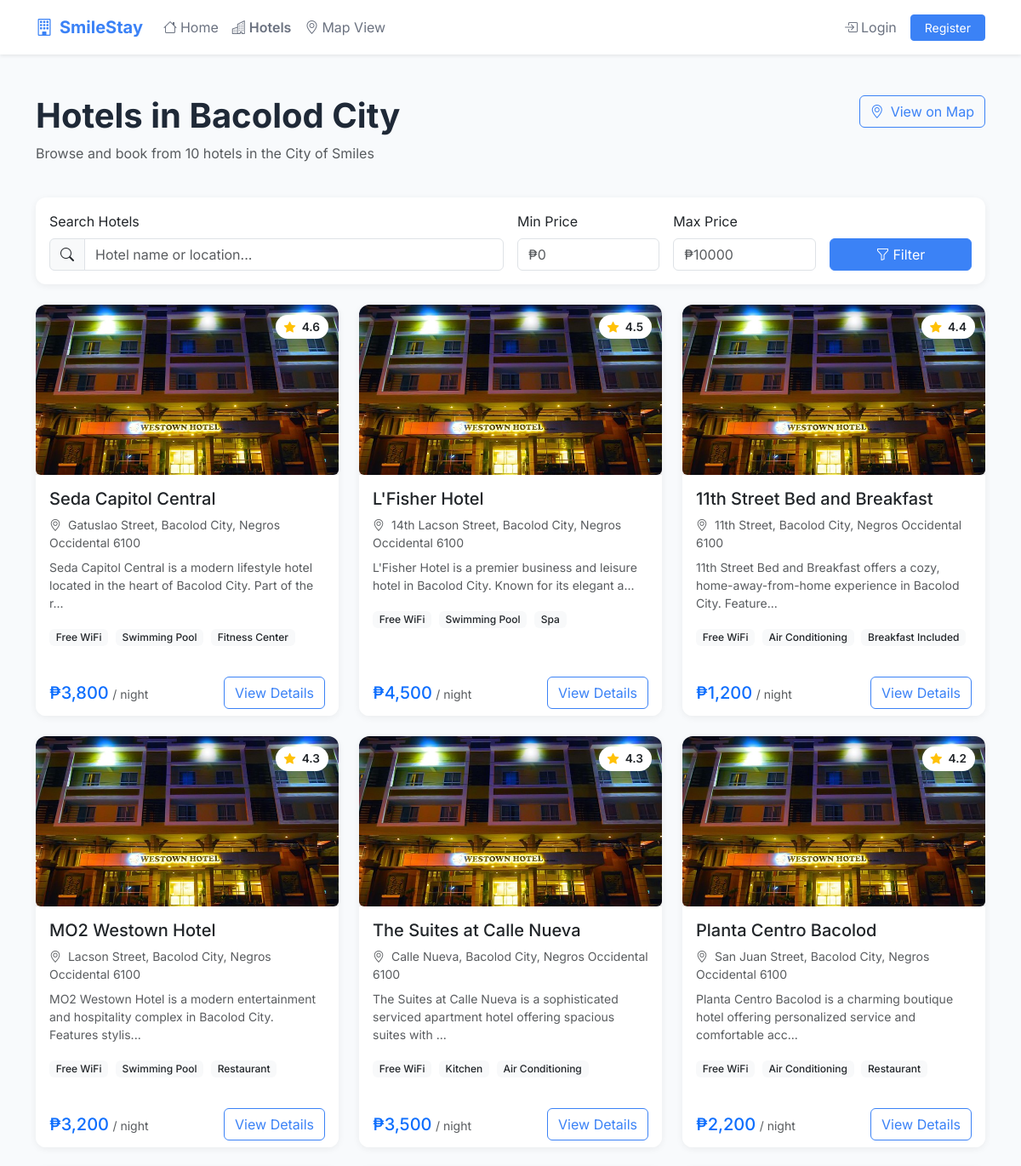
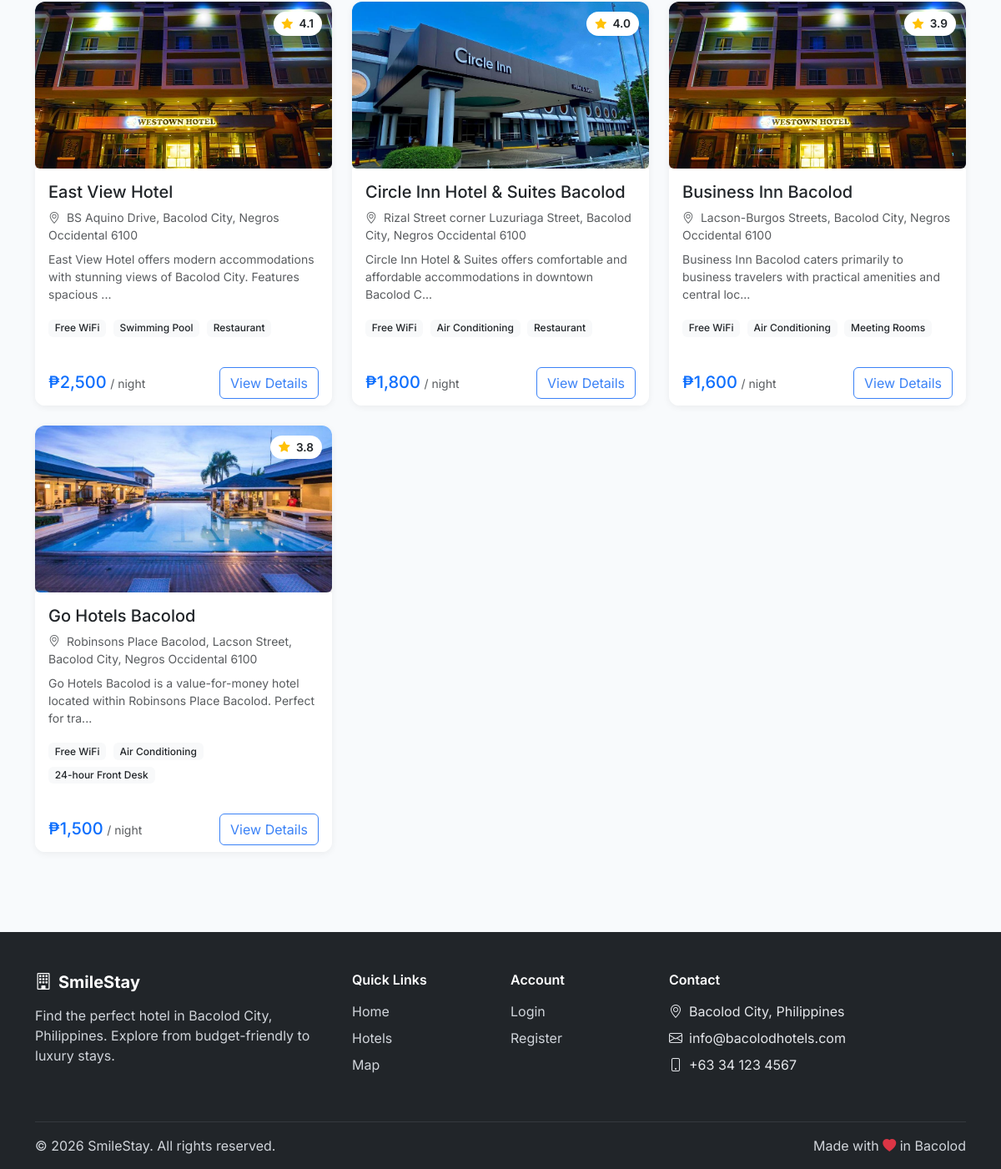
Screenshot of /hotels with the database file from the repository (2 pictures, top to bottom).
### tables this page shows
CREATE TABLE IF NOT EXISTS hotels (
id INT AUTO_INCREMENT PRIMARY KEY,
hotel_name VARCHAR(150) NOT NULL,
location VARCHAR(255) NOT NULL,
latitude DECIMAL(10, 8) NOT NULL,
longitude DECIMAL(11, 8) NOT NULL,
description TEXT,
price_per_night DECIMAL(10, 2) NOT NULL,
image VARCHAR(255) DEFAULT 'default_hotel.jpg',
amenities TEXT,
rating DECIMAL(2, 1) DEFAULT 0,
status ENUM('active', 'inactive') DEFAULT 'active',
created_at TIMESTAMP DEFAULT CURRENT_TIMESTAMP,
updated_at TIMESTAMP DEFAULT CURRENT_TIMESTAMP ON UPDATE
CURRENT_TIMESTAMP
);

### app/controllers/HotelController.php (called while the page is built, shortened)
<?php
class HotelController {
    private $hotelModel;
    public function __construct() {
        $this->hotelModel = new Hotel();
    }
    public function index() {
        $search = sanitize($_GET['search'] ?? '');
        $minPrice = $_GET['min_price'] ?? null;
        $maxPrice = $_GET['max_price'] ?? null;
        if (!empty($search)) {
            $hotels = $this->hotelModel->search($search);
        } elseif ($minPrice && $maxPrice) {
            $hotels = $this->hotelModel->getByPriceRange($minPrice, $maxPrice);
        } else {
            $hotels = $this->hotelModel->getAll();
        }
        include APP_PATH . '/views/hotels/index.php';
    }
}

### public/index.php (called while the page is built, shortened)
<?php
require_once dirname(__DIR__) . '/config/config.php';
require_once APP_PATH . '/models/User.php';
require_once APP_PATH . '/models/Hotel.php';
require_once BASE_PATH . '/routes/web.php';

### config/database.php (called while the page is built, shortened)
<?php
class Database {
private static $instance = null;
private $connection;
private function __construct() {
try {
$dsn = "mysql:host=" . DB_HOST . ";dbname=" . DB_NAME . ";charset=utf8mb4";
$options = [
PDO::ATTR_ERRMODE => PDO::ERRMODE_EXCEPTION,
PDO::ATTR_DEFAULT_FETCH_MODE => PDO::FETCH_ASSOC,
PDO::ATTR_EMULATE_PREPARES => false,
];
$this->connection = new PDO($dsn, DB_USER, DB_PASS, $options);
} catch (PDOException $e) {
die("Database Connection Failed: " . $e->getMessage());
}
}
public static function getInstance() {
if (self::$instance === null) {
self::$instance = new self();
}
return self::$instance;
}
public function getConnection() {
return $this->connection;
}
}

### app/models/Hotel.php (called while the page is built, shortened)
<?php
class Hotel {
    private $db;
    private $table = 'hotels';
    public function __construct() {
        $this->db = Database::getInstance()->getConnection();
    }
    private function getUploadedHotelImages(): array
    {
        static $files = null;
        if ($files !== null) {
            return $files;
        }
        $dir = PUBLIC_PATH . '/uploads/hotels/';
        $matched = glob($dir . '*.{jpg,jpeg,png,webp,gif}', GLOB_BRACE);
        $files = [];
        foreach ($matched ?: [] as $path) {
            $files[] = basename($path);
        }
        return $files;
    }
    private function normalizeKey(string $value): string
    {
        $value = strtolower($value);
        return preg_replace('/[^a-z0-9]+/', '', $value);
    }
    private function normalizeConsonants(string $value): string
    {
        $key = $this->normalizeKey($value);
        return preg_replace('/[aeiou]/', '', $key);
    }
    private function resolveImageFilename(?string $image, string $hotelName = ''): string
    {
        $fallback = 'westown.jpg';
        $value = trim((string) $image);
        $files = $this->getUploadedHotelImages();
        $value = str_replace('\\', '/', $value);
        $value = basename($value);
        $exact = $this->normalizeKey(pathinfo($value, PATHINFO_FILENAME));
        foreach ($files as $file) {
            $stem = pathinfo($file, PATHINFO_FILENAME);
        }
        $consonants = $this->normalizeConsonants(pathinfo($value, PATHINFO_FILENAME));
        foreach ($files as $file) {
            $stemConsonants = $this->normalizeConsonants(pathinfo($file, PATHINFO_FILENAME));
        }
        $best = null;
        $bestScore = PHP_INT_MAX;
        foreach ($files as $file) {
            $stem = $this->normalizeKey(pathinfo($file, PATHINFO_FILENAME));
            $score = levenshtein($exact, $stem);
            if ($score < $bestScore) {
                $bestScore = $score;
                $best = $file;
            }
        }
        if ($best !== null && $bestScore <= 3) {
            return $best;
        }
        if (in_array($fallback, $files, true)) {
            return $fallback;
        }
        return $files[0];
    }
    private function hydrateImageRow($row) {
        $row['image'] = $this->resolveImageFilename($row['image'] ?? '', (string) ($row['hotel_name'] ?? ''));
        return $row;
    }
    private function hydrateImageRows(array $rows): array
    {
        return $rows;
    }
    public function getAll() {
        $stmt = $this->db->query(
            "SELECT * FROM {$this->table} WHERE status = 'active' ORDER BY rating DESC, hotel_name ASC"
        );
        return $this->hydrateImageRows($stmt->fetchAll());
    }
}

### config/config.php (called while the page is built, shortened)
<?php
require_once CONFIG_PATH . '/database.php';
function sanitize($input) {
    return htmlspecialchars(strip_tags(trim($input ?? '')));
}

### app/views/hotels/index.php (the view, shortened to what this page needs)
<?php include APP_PATH . '/views/layouts/header.php'; ?>
<section class="py-5">
    <div class="container">
        <div class="row mb-4">
            <div class="col-lg-8">
                <h1 class="fw-bold">Hotels in Bacolod City</h1>
                <p class="text-muted">Browse and book from <?= count($hotels) ?> hotels in the City of Smiles</p>
            </div>
            <div class="col-lg-4 text-lg-end">
                <a href="<?= APP_URL ?>/map" class="btn btn-outline-primary">
                    <i class="bi bi-geo-alt me-2"></i>View on Map
                </a>
            </div>
        </div>
        <div class="card mb-4">
            <div class="card-body">
                <form action="<?= APP_URL ?>/hotels" method="GET">
                    <div class="row g-3 align-items-end">
                        <div class="col-md-6">
                            <label class="form-label">Search Hotels</label>
                            <div class="input-group">
                                <span class="input-group-text"><i class="bi bi-search"></i></span>
                                <input type="text" name="search" class="form-control"
                                       placeholder="Hotel name or location..."
                                       value="<?= htmlspecialchars($search ?? '') ?>">
                            </div>
                        </div>
                        <div class="col-md-2">
                            <label class="form-label">Min Price</label>
                            <input type="number" name="min_price" class="form-control"
                                   placeholder="₱0" value="<?= htmlspecialchars($_GET['min_price'] ?? '') ?>">
                        </div>
                        <div class="col-md-2">
                            <label class="form-label">Max Price</label>
                            <input type="number" name="max_price" class="form-control"
                                   placeholder="₱10000" value="<?= htmlspecialchars($_GET['max_price'] ?? '') ?>">
                        </div>
                        <div class="col-md-2">
                            <button type="submit" class="btn btn-primary w-100">
                                <i class="bi bi-funnel me-1"></i>Filter
                            </button>
                        </div>
                    </div>
                </form>
            </div>
        </div>
        <?php if (empty($hotels)): ?>
            <div class="text-center py-5">
                <i class="bi bi-building display-1 text-muted"></i>
                <h4 class="mt-3">No hotels found</h4>
                <p class="text-muted">Try adjusting your search criteria</p>
                <a href="<?= APP_URL ?>/hotels" class="btn btn-primary">View All Hotels</a>
            </div>
        <?php else: ?>
            <div class="row g-4">
                <?php foreach ($hotels as $hotel): ?>
                    <div class="col-md-6 col-lg-4">
                        <div class="card hotel-card h-100">
                            <div class="hotel-card-img">
                              <img src="<?= APP_URL ?>/uploads/hotels/<?= $hotel['image'] ?? 'default.jpg' ?>"
     onerror="this.onerror=null;this.src='<?= APP_URL ?>/uploads/hotels/default.jpg';"
     class="img-fluid rounded shadow">
                                <div class="hotel-rating">
                                    <i class="bi bi-star-fill text-warning me-1"></i>
                                    <?= number_format($hotel['rating'], 1) ?>
                                </div>
                            </div>
                            <div class="card-body">
                                <h5 class="card-title"><?= htmlspecialchars($hotel['hotel_name']) ?></h5>
                                <p class="text-muted small mb-2">
                                    <i class="bi bi-geo-alt me-1"></i>
                                    <?= htmlspecialchars($hotel['location']) ?>
                                </p>
                                <p class="card-text text-muted small">
                                    <?= substr(htmlspecialchars($hotel['description']), 0, 100) ?>...
                                </p>
                                <?php $amenities = !empty($hotel['amenities']) ? array_slice(explode(',', $hotel['amenities']), 0, 3) : []; ?>
                                <?php if (!empty($amenities)): ?>
                                    <div class="mb-2">
                                        <?php foreach ($amenities as $amenity): ?>
                                            <span class="badge bg-light text-dark me-1 mb-1"><?= trim($amenity) ?></span>
                                        <?php endforeach; ?>
                                    </div>
                                <?php endif; ?>
                            </div>
                            <div class="card-footer bg-white border-0">
                                <div class="d-flex justify-content-between align-items-center">
                                    <div>
                                        <span class="h5 text-primary mb-0">₱<?= number_format($hotel['price_per_night'], 0) ?></span>
                                        <small class="text-muted">/ night</small>
                                    </div>
                                    <a href="<?= APP_URL ?>/hotel/<?= $hotel['id'] ?>" class="btn btn-outline-primary">
                                        View Details
                                    </a>
                                </div>
                            </div>
                        </div>
                    </div>
                <?php endforeach; ?>
            </div>
        <?php endif; ?>
    </div>
</section>
<?php include APP_PATH . '/views/layouts/footer.php'; ?>

### rows the page displays
hotels: rating "4.6", hotel_name "Seda Capitol Central", location "Gatuslao Street, Bacolod City, Negros Occidental 6100", description "Seda Capitol Central is a modern lifestyle hotel located in the heart of Bacolod City. Part of the r", amenities "Free WiFi", amenities "Swimming Pool", amenities "Fitness Center", price_per_night "3,800"
hotels: rating "4.5", hotel_name "L'Fisher Hotel", location "14th Lacson Street, Bacolod City, Negros Occidental 6100", description "L'Fisher Hotel is a premier business and leisure hotel in Bacolod City. Known for its elegant a", amenities "Free WiFi", amenities "Swimming Pool", amenities "Spa", price_per_night "4,500"
hotels: rating "4.4", hotel_name "11th Street Bed and Breakfast", location "11th Street, Bacolod City, Negros Occidental 6100", description "11th Street Bed and Breakfast offers a cozy, home-away-from-home experience in Bacolod City. Feature", amenities "Free WiFi", amenities "Air Conditioning", amenities "Breakfast Included", price_per_night "1,200"
hotels: rating "4.3", hotel_name "MO2 Westown Hotel", location "Lacson Street, Bacolod City, Negros Occidental 6100", description "MO2 Westown Hotel is a modern entertainment and hospitality complex in Bacolod City. Features stylis", amenities "Free WiFi", amenities "Swimming Pool", amenities "Restaurant", price_per_night "3,200"
hotels: rating "4.3", hotel_name "The Suites at Calle Nueva", location "Calle Nueva, Bacolod City, Negros Occidental 6100", description "The Suites at Calle Nueva is a sophisticated serviced apartment hotel offering spacious suites with", amenities "Free WiFi", amenities "Kitchen", amenities "Air Conditioning", price_per_night "3,500"
hotels: rating "4.2", hotel_name "Planta Centro Bacolod", location "San Juan Street, Bacolod City, Negros Occidental 6100", description "Planta Centro Bacolod is a charming boutique hotel offering personalized service and comfortable acc", amenities "Free WiFi", amenities "Air Conditioning", amenities "Restaurant", price_per_night "2,200"
hotels: rating "4.1", hotel_name "East View Hotel", location "BS Aquino Drive, Bacolod City, Negros Occidental 6100", description "East View Hotel offers modern accommodations with stunning views of Bacolod City. Features spacious", amenities "Free WiFi", amenities "Swimming Pool", amenities "Restaurant", price_per_night "2,500"
hotels: shows a picture, rating "4.0", hotel_name "Circle Inn Hotel & Suites Bacolod", location "Rizal Street corner Luzuriaga Street, Bacolod City, Negros Occidental 6100", description "Circle Inn Hotel & Suites offers comfortable and affordable accommodations in downtown Bacolod C", amenities "Free WiFi", amenities "Air Conditioning", amenities "Restaurant", price_per_night "1,800"
hotels: rating "3.9", hotel_name "Business Inn Bacolod", location "Lacson-Burgos Streets, Bacolod City, Negros Occidental 6100", description "Business Inn Bacolod caters primarily to business travelers with practical amenities and central loc", amenities "Free WiFi", amenities "Air Conditioning", amenities "Meeting Rooms", price_per_night "1,600"
hotels: shows a picture, rating "3.8", hotel_name "Go Hotels Bacolod", location "Robinsons Place Bacolod, Lacson Street, Bacolod City, Negros Occidental 6100", description "Go Hotels Bacolod is a value-for-money hotel located within Robinsons Place Bacolod. Perfect for tra", amenities "Free WiFi", amenities "Air Conditioning", amenities "24-hour Front Desk", price_per_night "1,500"

### other values shown
APP_NAME "SmileStay"
count($hotels) "10"
